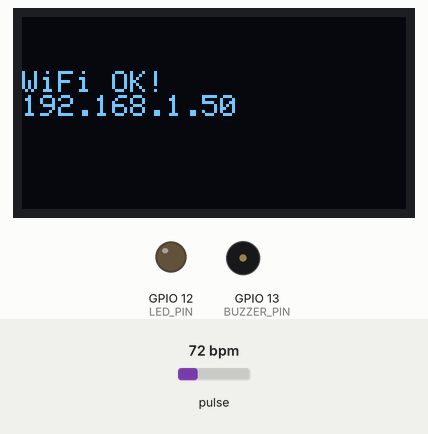
This sketch was run on a simulated ESP32. Shown: 128×64 one-colour display, output pins drawn as LEDs (lit = HIGH), buzzer (waves = sounding). Inputs (shaded band) come from the test bench; at power-on: pulse 72 bpm. WiFi joins after 1.5 s; servers stay silent unless stated; what the sketch prints to the serial monitor is not drawn.

Above: at 1.6 s.
At 4.7 s:
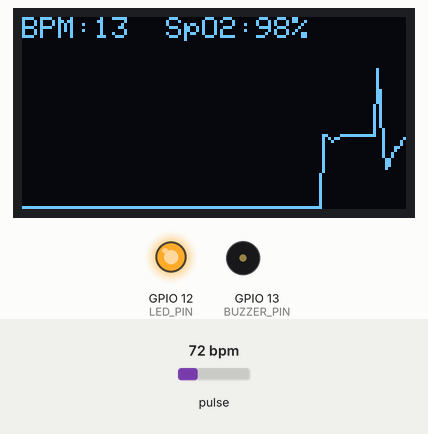
4.8 s: pulse set to 42 bpm
At 4.98 s:
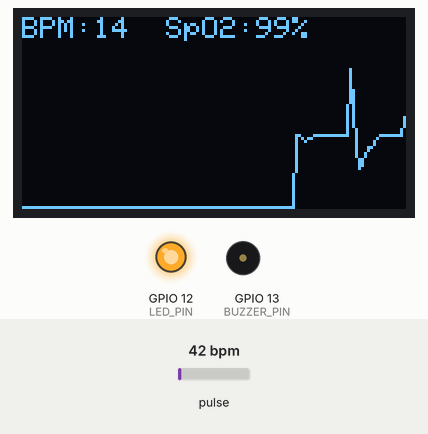
6.3 s: pulse set to 100 bpm
At 6.82 s:
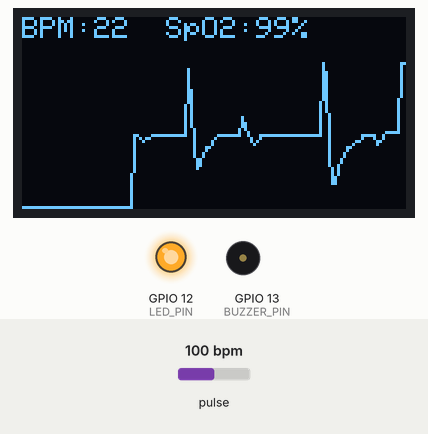
9.3 s: pulse set to 70 bpm
At 9.57 s:
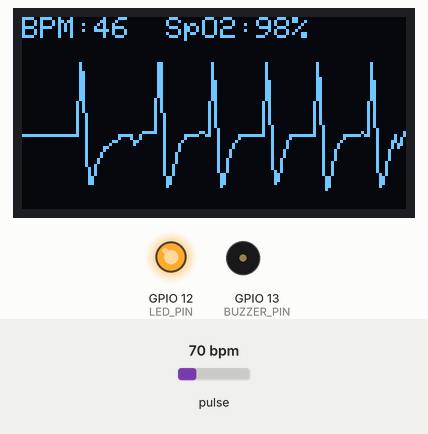
Timing chart, 0 to 16.9 s (numbered marks = the images above; inputs shaded):
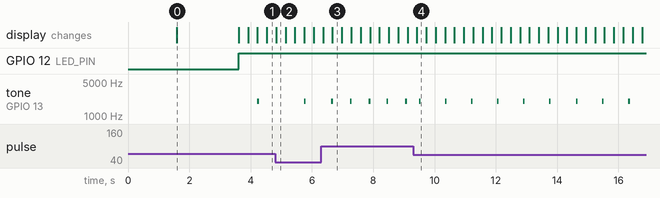

Measured:
- after the input at 6.3 s, tone on GPIO 13 (BUZZER_PIN): alternates 2000 Hz for 0.05 s and silent for 0.56 s, starting after 0.34 s
- after the input at 9.3 s, tone on GPIO 13 (BUZZER_PIN): alternates 2000 Hz for 0.05 s and silent for 0.80 s, starting after 0.19 s
- what the display in image 0 shows lasts 2.0 s, from 1.6 s to 3.6 s

The sketch:

ESP32.ino
```cpp
#include <Wire.h>
#include <WiFi.h>
#include <WebServer.h>
#include <Adafruit_SSD1306.h>
#include <ArduinoJson.h>
#include <MAX30105.h>
#include <WiFiManager.h>

#define I2C_SDA 21
#define I2C_SCL 22
#define BUZZER_PIN 13
#define LED_PIN 12
#define SCREEN_WIDTH 128
#define SCREEN_HEIGHT 64

Adafruit_SSD1306 display(SCREEN_WIDTH, SCREEN_HEIGHT, &Wire, -1);
MAX30105 particleSensor;
WebServer server(80);

// --- Biến toàn cục chia sẻ ---
volatile float shared_BPM = 0;
volatile float shared_SpO2 = 0;
volatile float shared_IR_Filtered = 0;
volatile bool handDetected = false;

// Dữ liệu đồ thị OLED
#define WAVE_WIDTH 128
int waveIR[WAVE_WIDTH];

#include "webpage.h"

// Task Handle
TaskHandle_t TaskSensor;

// --- Callback khi vào chế độ cấu hình WiFi ---
// Hàm này được gọi khi không tìm thấy WiFi cũ, ESP32 phát WiFi để cấu hình
void configModeCallback (WiFiManager *myWiFiManager) {
  display.clearDisplay();
  display.setTextSize(1);
  display.setCursor(0, 0);
  display.println("WIFI MANAGER MODE");
  display.println("-----------------");
  display.println("Connect to WiFi:");
  display.setCursor(0, 30);
  display.setTextSize(1);
  display.println("ESP32_Pulse_Config"); // Tên WiFi do ESP phát ra
  display.println("\nIP: 192.168.4.1");
  display.display();

  Serial.println("Entered config mode");
  Serial.println(WiFi.softAPIP());
}

// --- CORE 0: Task Xử lý Cảm biến (Giữ nguyên logic cũ) ---
void TaskSensorCode(void * parameter) {
  if (!particleSensor.begin(Wire, I2C_SPEED_STANDARD)) {
    Serial.println("Sensor Init Failed in Task!");
    vTaskDelete(NULL);
  }

  particleSensor.setup();
  particleSensor.setPulseAmplitudeRed(0x24);
  particleSensor.setPulseAmplitudeIR(0x24);
  particleSensor.setPulseAmplitudeGreen(0);
  particleSensor.setSampleRate(100);
  particleSensor.setADCRange(4096);
  particleSensor.setPulseWidth(411);
  particleSensor.setFIFOAverage(4);

  const unsigned long sampleIntervalUs = 10000; // 100Hz
  unsigned long lastSampleMicros = 0;
  float dc_ir = 0, dc_red = 0;
  const float alpha_dc = 0.95;

  float irPrev = 0, irPrev2 = 0, yPrev = 0, yPrev2 = 0;
  const float b0 = 0.0201, b1 = 0.0, b2 = -0.0201;
  const float a1 = -1.5610, a2 = 0.6414;

  unsigned long lastPeakTime = 0;
  float recentIntervals[8];
  int intervalIdx = 0, intervalsCount = 0;
  float currentBPM = 0;
  float avgR = 0;
  float currentSpO2 = 0;

  for(;;) {
    unsigned long now = micros();
    if (now - lastSampleMicros >= sampleIntervalUs) {
      lastSampleMicros += sampleIntervalUs;

      particleSensor.check();
      while (particleSensor.available()) {
        long irRaw = particleSensor.getFIFOIR();
        long redRaw = particleSensor.getFIFORed();
        particleSensor.nextSample();
          Serial.print("IR Value: ");
          Serial.println(irRaw);

        if (irRaw < 7000) {
           handDetected = false;
           shared_IR_Filtered = 0;
           shared_BPM = 0;
           shared_SpO2 = 0;
           dc_ir = 0; dc_red = 0;
           irPrev = 0; irPrev2 = 0; yPrev = 0; yPrev2 = 0;
           intervalsCount = 0;
           continue;
        } else {
           if (!handDetected) {
             handDetected = true;
             dc_ir = irRaw; dc_red = redRaw;
           }
        }

        float irf = irRaw;
        float redf = redRaw;

        dc_ir = alpha_dc * dc_ir + (1.0 - alpha_dc) * irf;
        dc_red = alpha_dc * dc_red + (1.0 - alpha_dc) * redf;
        float ac_ir = irf - dc_ir;
        float ac_red = redf - dc_red;

        float irFiltered = b0 * ac_ir + b1 * irPrev + b2 * irPrev2 - a1 * yPrev - a2 * yPrev2;
        irPrev2 = irPrev; irPrev = ac_ir;
        yPrev2 = yPrev; yPrev = irFiltered;

        shared_IR_Filtered = irFiltered;

        static float lastVal = 0;
        static bool isPeak = false;
        if (irFiltered < lastVal && lastVal > 20 && !isPeak) {
           unsigned long t = millis();
           if (t - lastPeakTime > 300) {
              float interval = (t - lastPeakTime) / 1000.0;
              lastPeakTime = t;
              recentIntervals[intervalIdx] = interval;
              intervalIdx = (intervalIdx + 1) % 8;
              if (intervalsCount < 8) intervalsCount++;

              float sum = 0;
              for (int i=0; i<intervalsCount; i++) sum += recentIntervals[i];
              float mean = sum / intervalsCount;
              currentBPM = 60.0 / mean; // tính Bpm thô
              //
              tone(BUZZER_PIN, 2000, 50);
           }
           isPeak = true;
        } else if (irFiltered > lastVal) {
           isPeak = false;
        }
        lastVal = irFiltered;

        float R = (fabs(ac_red) / dc_red) / (fabs(ac_ir) / dc_ir);
        if (R > 0.2 && R < 3.0) {
           avgR = 0.98 * avgR + 0.02 * R;
           float spo2 = 107.0 - 14.0 * avgR;
           spo2 = constrain(spo2, 0, 100);
           currentSpO2 = spo2;
        }
        shared_BPM = shared_BPM * 0.9 + currentBPM * 0.1;
        shared_SpO2 = shared_SpO2 * 0.95 + currentSpO2 * 0.05;
      }
    }
    vTaskDelay(1);
  }
}

// ----------------- Setup -----------------
void setup() {
  Serial.begin(115200);
  Wire.begin(I2C_SDA, I2C_SCL);
  pinMode(BUZZER_PIN, OUTPUT);
  pinMode(LED_PIN, OUTPUT);

  // 1. Khởi động màn hình trước để hiện trạng thái
  if (!display.begin(SSD1306_SWITCHCAPVCC, 0x3C)) {
    Serial.println(F("OLED error"));
    for(;;);
  }
  display.clearDisplay();
  display.setTextColor(SSD1306_WHITE);
  display.setTextSize(1);
  display.setCursor(0,10);
  display.println("Khoi dong WiFi...");
  display.display();

  // 2. Cấu hình WiFiManager
  WiFiManager wm;

  // Xóa cài đặt cũ để test (Bỏ comment dòng dưới nếu muốn reset WiFi mỗi lần nạp code)
  wm.resetSettings();

  // Đặt giao diện OLED khi vào chế độ Config
  wm.setAPCallback(configModeCallback);

  // Tự động kết nối. Nếu thất bại sẽ tạo AP tên "ESP32_Pulse_Config"
  // Sau 60s không ai cấu hình, nó sẽ tiếp tục chạy offline
  wm.setConfigPortalTimeout(30);

  if(!wm.autoConnect("ESP32_Pulse_Config")) {
    Serial.println("Khong ket noi duoc WiFi - Chay che do Offline");
    display.clearDisplay();
    display.println("WiFi Failed!");
    display.println("Offline Mode");
    display.display();
    delay(2000);
  } else {
    Serial.println("Da ket noi WiFi!");
    Serial.println(WiFi.localIP());
    display.clearDisplay();
    display.println("WiFi OK!");
    display.println(WiFi.localIP());
    display.display();
    delay(2000);
  }

  // 3. Khởi động Web Server hiển thị dữ liệu (Chỉ chạy khi có mạng hoặc sau timeout)
  server.on("/", []() { server.send(200, "text/html", webpageHTML); });
  server.on("/data", []() {
    StaticJsonDocument<192> doc;
    doc["bpm"] = (int)round(shared_BPM);
    doc["spo2"] = (int)round(shared_SpO2);
    doc["ir"] = (int)(shared_IR_Filtered * 1.5);
    String json;
    serializeJson(doc, json);
    server.send(200, "application/json", json);
  });
  server.begin();

  // 4. Bắt đầu Task Cảm biến (Core 0)
  xTaskCreatePinnedToCore(
    TaskSensorCode,
    "TaskSensor",
    10000,
    NULL,
    1,
    &TaskSensor,
    0);
}

// ----------------- Loop (Core 1) -----------------
void loop() {
  // Nếu có mạng thì xử lý Web Server
  if(WiFi.status() == WL_CONNECTED) {
    server.handleClient();
  }

  // Xử lý hiển thị OLED
  static unsigned long lastDraw = 0;
  if (millis() - lastDraw > 33) {
    lastDraw = millis();

    float currentSample = shared_IR_Filtered;

    // Tự động scale biên độ đồ thị OLED
    static float maxAmp = 50;
    maxAmp = 0.98 * maxAmp + 0.02 * abs(currentSample);
    if(maxAmp < 20) maxAmp = 20;

    int yVal = map((int)currentSample, -maxAmp, maxAmp, 0, 48);
    yVal = constrain(yVal, 0, 48);

    for (int i = 0; i < WAVE_WIDTH - 1; i++) waveIR[i] = waveIR[i + 1];
    waveIR[WAVE_WIDTH - 1] = yVal;

    display.clearDisplay();

    if(!handDetected) {
       display.setCursor(20, 25);
       display.setTextSize(1);
       display.println("Place Finger...");
       digitalWrite(LED_PIN, LOW);

       // Hiện IP góc dưới nếu chưa đặt tay
       if(WiFi.status() == WL_CONNECTED) {
         display.setCursor(0, 55);
         display.setTextSize(1);
         display.print("IP: ");
         display.print(WiFi.localIP());
       }

    } else {
       digitalWrite(LED_PIN, HIGH);
       display.setCursor(0, 0);
       display.setTextSize(1);
       display.printf("BPM:%d  SpO2:%d%%", (int)shared_BPM, (int)shared_SpO2);

       int graphBottom = 63;
       for (int i = 0; i < WAVE_WIDTH - 1; i++) {
         int y1 = graphBottom - waveIR[i];
         int y2 = graphBottom - waveIR[i + 1];
         display.drawLine(i, y1, i + 1, y2, SSD1306_WHITE);
       }
    }
    display.display();
  }
}
```

webpage.h
```cpp
const char webpageHTML[] PROGMEM = R"rawliteral(
<!DOCTYPE html>
<html>
<head>
<meta charset="UTF-8">
<title>UTC - Heart & SpO₂ Monitor</title>
<script src="https://cdn.jsdelivr.net/npm/chart.js"></script>
<link rel="stylesheet" href="https://cdnjs.cloudflare.com/ajax/libs/font-awesome/6.0.0/css/all.min.css">

<style>
  /* === Giao diện chung === */
  body { font-family: 'Segoe UI', Arial, sans-serif; text-align: center; background: #0b0c10; color: #fff; margin: 0; padding: 20px; }

  /* === Header: Logo & Tên trường === */
  .header { margin-bottom: 30px; border-bottom: 2px solid #1f2833; padding-bottom: 20px; }
  .logo { width: 100px; height: auto; margin-bottom: 10px; }
  .uni-name { font-size: 1.2rem; font-weight: bold; color: #fff; text-transform: uppercase; letter-spacing: 1px; margin: 5px 0; }
  .project-name { font-size: 1.5rem; color: #66fcf1; margin-top: 10px; }

  /* === Container chứa biểu đồ === */
  .container { display: flex; justify-content: center; gap: 20px; flex-wrap: wrap; max-width: 1200px; margin: 0 auto; }
  .card {
    background: #1f2833;
    padding: 20px;
    border-radius: 15px;
    box-shadow: 0 4px 15px rgba(0,0,0,0.5);
    flex: 1;
    min-width: 300px;
    border: 1px solid #333;
  }

  h2 { color: #45a29e; margin-top: 0; font-size: 1.1rem; }
  canvas { width: 100% !important; height: 250px !important; background: #000; border-radius: 8px; border: 1px solid #444; }
  .value { font-size: 2.5em; font-weight: bold; margin: 10px 0 20px 0; color: #fff; text-shadow: 0 0 10px rgba(102, 252, 241, 0.5); }
  .unit { font-size: 0.4em; color: #aaa; }

  /* === Khu vực nút bấm === */
  .controls { margin-top: 30px; display: flex; justify-content: center; gap: 20px; }
  .btn {
    border: none;
    padding: 12px 25px;
    border-radius: 50px;
    font-size: 1rem;
    cursor: pointer;
    font-weight: bold;
    transition: all 0.3s ease;
    display: flex;
    align-items: center;
    gap: 8px;
  }

  .btn-reset { background-color: #c5c6c7; color: #0b0c10; }
  .btn-reset:hover { background-color: #fff; transform: scale(1.05); }

  .btn-download { background-color: #45a29e; color: #0b0c10; }
  .btn-download:hover { background-color: #66fcf1; transform: scale(1.05); box-shadow: 0 0 15px #66fcf1; }

</style>
</head>
<body>

  <div class="header">
    <img src="https://inkythuatso.com/uploads/thumbnails/800/2021/12/logo-dai-hoc-giao-thong-van-tai-inkythuatso-01-23-16-23-19.jpg" alt="UTC Logo" class="logo">
    <div class="uni-name">TRƯỜNG ĐẠI HỌC GIAO THÔNG VẬN TẢI</div>
    <h1 class="project-name">HỆ THỐNG GIÁM SÁT SỨC KHỎE TỪ XA</h1>
  </div>

  <div class="container">
    <div class="card">
      <h2><i class="fas fa-heartbeat"></i> NHỊP TIM (HEART RATE)</h2>
      <div class="value" id="bpmVal">-- <span class="unit">BPM</span></div>
      <div style="position: relative; height: 250px;">
          <canvas id="chartIR"></canvas>
      </div>
    </div>

    <div class="card">
      <h2><i class="fas fa-lungs"></i> NỒNG ĐỘ OXY (SpO₂)</h2>
      <div class="value" id="spo2Val" style="color: #ff5c5c; text-shadow: 0 0 10px rgba(255, 92, 92, 0.5);">-- <span class="unit">%</span></div>
      <div style="position: relative; height: 250px;">
          <canvas id="chartSpO2"></canvas>
      </div>
    </div>
  </div>

  <div class="controls">
    <button class="btn btn-reset" onclick="resetData()">
      <i class="fas fa-redo"></i> Reset Dữ Liệu
    </button>
    <button class="btn btn-download" onclick="downloadCSV()">
      <i class="fas fa-file-excel"></i> Tải về Excel/Google Sheet
    </button>
  </div>

<script>
// === Biến lưu trữ toàn bộ dữ liệu để tải về ===
let recordedData = []; // Mảng chứa {time, bpm, spo2, ir}

// === Cấu hình Biểu đồ IR ===
let irCtx = document.getElementById('chartIR').getContext('2d');
let irChart = new Chart(irCtx, {
  type: 'line',
  data: {
    labels: [],
    datasets: [{
      label: 'Tín hiệu hồng ngoại (mV)',
      data: [],
      borderColor: '#66fcf1',
      backgroundColor: 'rgba(102, 252, 241, 0.1)',
      borderWidth: 2,
      fill: true,
      tension: 0.4,
      pointRadius: 0
    }]
  },
  options: {
    responsive: true,
    maintainAspectRatio: false,
    animation: false,
    interaction: { intersect: false },
    scales: {
      x: { display: false },
      y: { display: true, grid: { color: '#333' }, ticks: { color: '#888' } }
    },
    plugins: { legend: { display: false } }
  }
});

// === Cấu hình Biểu đồ SpO2 ===
let spo2Ctx = document.getElementById('chartSpO2').getContext('2d');
let spo2Chart = new Chart(spo2Ctx, {
  type: 'line',
  data: {
    labels: [],
    datasets: [{
      label: 'SpO₂ (%)',
      data: [],
      borderColor: '#ff5c5c',
      borderWidth: 2,
      fill: false,
      tension: 0.1,
      pointRadius: 0
    }]
  },
  options: {
    responsive: true,
    maintainAspectRatio: false,
    animation: false,
    scales: {
      x: { display: false },
      y: { min: 80, max: 100, grid: { color: '#333' }, ticks: { color: '#888', stepSize: 5 } }
    },
    plugins: { legend: { display: false } }
  }
});

// === Hàm cập nhật dữ liệu (50ms) ===
let timeCounter = 0;
const maxDisplayPoints = 150; // Số điểm hiển thị trên đồ thị

setInterval(() => {
  fetch('/data')
    .then(r => r.json())
    .then(data => {
      // 1. Cập nhật giao diện số
      document.getElementById("bpmVal").innerHTML = data.bpm + ' <span class="unit">BPM</span>';
      document.getElementById("spo2Val").innerHTML = data.spo2 + ' <span class="unit">%</span>';

      let currentTimeStr = timeCounter.toFixed(2);

      // 2. Lưu vào mảng tổng (để tải về sau này)
      // Chỉ lưu khi có dữ liệu thực (tránh lưu hàng ngàn dòng rỗng lúc chưa đo)
      if (data.ir > 10 || data.bpm > 0) {
        recordedData.push({
            time: currentTimeStr,
            bpm: data.bpm,
            spo2: data.spo2,
            ir: data.ir
        });
      }

      // 3. Cập nhật đồ thị (chỉ giữ 150 điểm để web mượt)
      irChart.data.labels.push(currentTimeStr);
      irChart.data.datasets[0].data.push(data.ir);

      spo2Chart.data.labels.push(currentTimeStr);
      spo2Chart.data.datasets[0].data.push(data.spo2);

      if (irChart.data.labels.length > maxDisplayPoints) {
        irChart.data.labels.shift();
        irChart.data.datasets[0].data.shift();
        spo2Chart.data.labels.shift();
        spo2Chart.data.datasets[0].data.shift();
      }

      irChart.update();
      spo2Chart.update();

      timeCounter += 0.05; // Tăng thời gian (khớp với setInterval 50ms)
    })
    .catch(err => console.error(err));
}, 50);

// === CHỨC NĂNG: RESET ===
function resetData() {
    if(confirm("Bạn có chắc muốn xóa toàn bộ dữ liệu đồ thị và dữ liệu đã lưu không?")) {
        // Xóa đồ thị
        irChart.data.labels = [];
        irChart.data.datasets[0].data = [];
        spo2Chart.data.labels = [];
        spo2Chart.data.datasets[0].data = [];
        irChart.update();
        spo2Chart.update();

        // Xóa dữ liệu lưu trữ
        recordedData = [];
        timeCounter = 0;
    }
}

// === CHỨC NĂNG: TẢI VỀ EXCEL/CSV ===
function downloadCSV() {
    if (recordedData.length === 0) {
        alert("Chưa có dữ liệu để tải!");
        return;
    }

    // Tạo tiêu đề cột cho file CSV
    let csvContent = "data:text/csv;charset=utf-8,";
    csvContent += "Thoi Gian (s),Nhip Tim (BPM),SpO2 (%),Tin Hieu IR (mV)\n";

    // Duyệt qua mảng dữ liệu và thêm vào chuỗi CSV
    recordedData.forEach(function(row) {
        let rowString = `${row.time},${row.bpm},${row.spo2},${row.ir}`;
        csvContent += rowString + "\n";
    });

    // Tạo link tải ảo và tự động click
    var encodedUri = encodeURI(csvContent);
    var link = document.createElement("a");
    link.setAttribute("href", encodedUri);

    // Tạo tên file có ngày giờ hiện tại
    let date = new Date();
    let filename = "DuLieu_Do_SucKhoe_" + date.getHours() + "h" + date.getMinutes() + ".csv";

    link.setAttribute("download", filename);
    document.body.appendChild(link); // Yêu cầu bởi Firefox
    link.click();
    document.body.removeChild(link);
}
</script>
</body>
</html>
)rawliteral";
```
